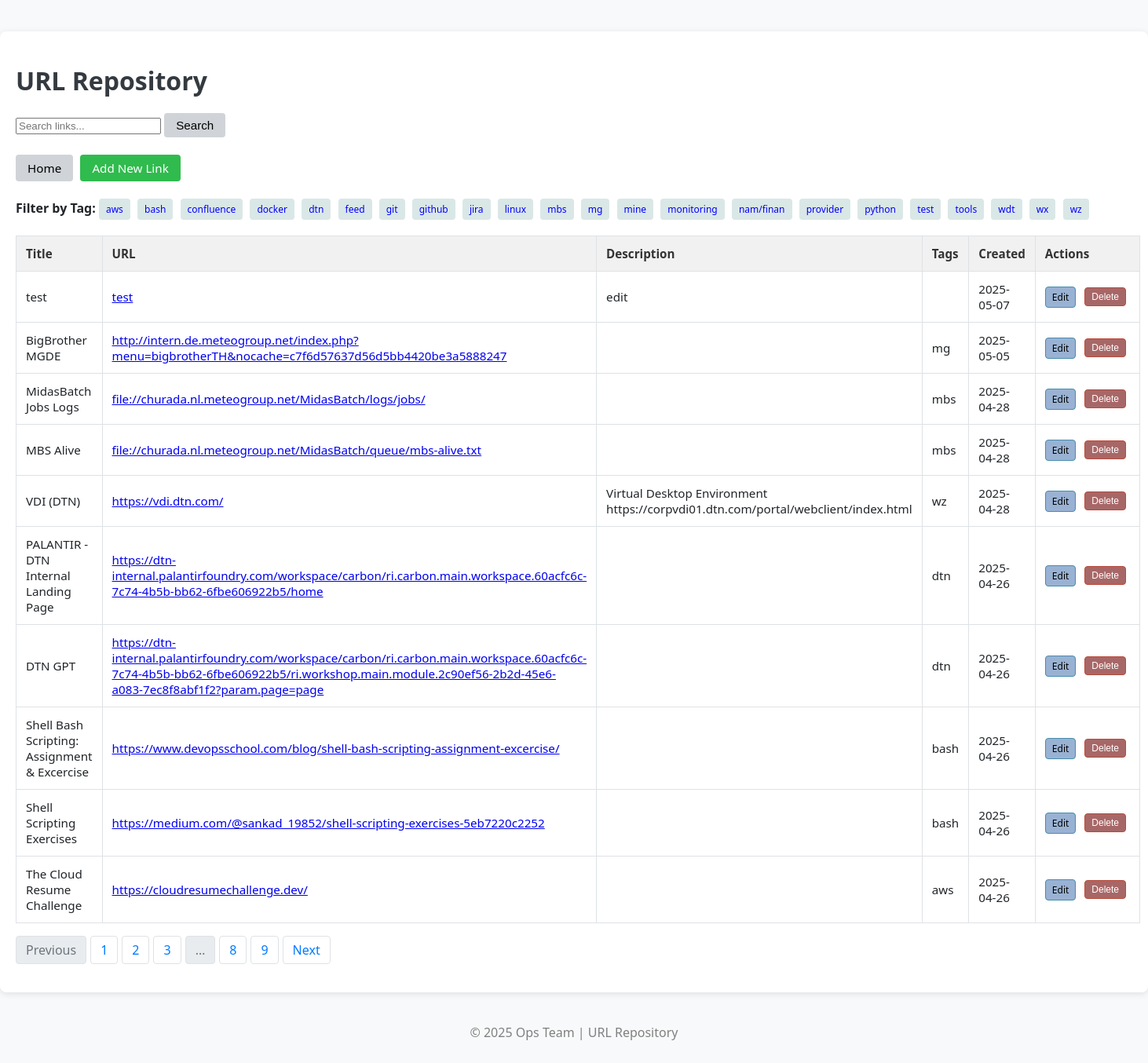
The page / on the database its author committed.
### models.py (models this page shows)
class Link(db.Model):
    id = db.Column(db.Integer, primary_key=True)
    title = db.Column(db.String(120), nullable=False)
    url = db.Column(db.String(500), nullable=False)
    description = db.Column(db.Text, nullable=True)
    tags = db.Column(db.String(250), nullable=True)
    created_at = db.Column(db.DateTime, default=datetime.utcnow)

### app.py (the view)
@app.route('/')
def home():
    search_query = request.args.get('search')
    tag_filter = request.args.get('tag')
    page = request.args.get('page', 1, type=int)
    query = Link.query
    if search_query:
        query = query.filter(
            (Link.title.ilike(f'%{search_query}%')) |
            (Link.description.ilike(f'%{search_query}%')) |
            (Link.tags.ilike(f'%{search_query}%'))
        )
    if tag_filter:
        query = query.filter(Link.tags.ilike(f'%{tag_filter}%'))
    links = query.order_by(Link.created_at.desc()).paginate(page=page, per_page=10)  # Paginate here
    all_tags = get_all_tags()
    return render_template('home.html', links=links, search_query=search_query, tag_filter=tag_filter, all_tags=all_tags)

### app.py (called while the page is built)
def get_all_tags():
    tags = []
    all_links = Link.query.all()
    for link in all_links:
        if link.tags:
            tags.extend([t.strip() for t in link.tags.split(',')])
    return sorted(set(tags))  # Remove duplicates and sort

### templates/home.html (shortened to what this page needs)
<!DOCTYPE html>
<html lang="en">
<head>
    <link rel="stylesheet" href="{{ url_for('static', filename='style.css') }}">
</head>
<body class="p-4">
    <div class="container">
        <h1 class="mb-4">URL Repository</h1>
        <form method="GET" action="{{ url_for('home') }}" class="mb-4">
            <div class="input-group">
                <input type="text" name="search" class="form-control" placeholder="Search links..." value="{{ search_query or '' }}">
                <button class="btn btn-primary" type="submit">Search</button>
            </div>
        </form>
	<br>
        <a href="{{ url_for('home') }}" class="btn btn-primary mb-3">Home</a>
        <a href="{{ url_for('add_link') }}" class="btn btn-success mt-4">Add New Link</a>
	<br>
	<br>
{% if all_tags %}
<div class="mb-3">
    <strong>Filter by Tag:</strong>
    {% for tag in all_tags %}
        <a href="{{ url_for('home', tag=tag) }}" class="btn btn-outline-secondary btn-sm">{{ tag }}</a>
    {% endfor %}
</div>
{% endif %}
        {% if links.items %}
        <table class="table table-bordered table-hover">
            <thead class="table-light">
                <tr>
                    <th>Title</th>
                    <th>URL</th>
                    <th>Description</th>
                    <th>Tags</th>
                    <th>Created</th>
                    <th>Actions</th>
                </tr>
            </thead>
            <tbody>
                {% for link in links.items %}
                <tr>
                    <td>{{ link.title }}</td>
                    <td><a href="{{ link.url }}" target="_blank">{{ link.url }}</a></td>
                    <td>{{ link.description }}</td>
                    <td>{{ link.tags }}</td>
                    <td>{{ link.created_at.strftime('%Y-%m-%d') }}</td>
		    <td>
		    <div class="action-buttons">
                    <a href="{{ url_for('edit_link', id=link.id) }}" class="btn btn-sm btn-warning">Edit</a>
                        <form action="{{ url_for('delete_link', id=link.id) }}" method="POST" style="display:inline-block;">
                            <button type="submit" class="btn btn-sm btn-danger" onclick="return confirm('Are you sure you want to delete this link?');">Delete</button>
                        </form>
		    </div>
		    </td>
                </tr>
                {% endfor %}
            </tbody>
        </table>
        <nav aria-label="Page navigation">
            <ul class="pagination">
                {% if links.has_prev %}
                    <li class="page-item">
                        <a class="page-link" href="{{ url_for('home', page=links.prev_num) }}{% if search_query %}&search={{ search_query }}{% endif %}{% if tag_filter %}&tag={{ tag_filter }}{% endif %}">Previous</a>
                    </li>
                {% else %}
                    <li class="page-item disabled">
                        <span class="page-link">Previous</span>
                    </li>
                {% endif %}
                {% for page_num in links.iter_pages(left_edge=2, right_edge=2, left_current=2, right_current=2) %}
                    {% if page_num %}
                        {% if page_num == links.page %}
                            <li class="page-item active">
                                <span class="page-link">{{ page_num }}</span>
                            </li>
                        {% else %}
                            <li class="page-item">
                                <a class="page-link" href="{{ url_for('home', page=page_num) }}{% if search_query %}&search={{ search_query }}{% endif %}{% if tag_filter %}&tag={{ tag_filter }}{% endif %}">{{ page_num }}</a>
                            </li>
                        {% endif %}
                    {% else %}
                        <li class="page-item disabled"><span class="page-link">…</span></li>
                    {% endif %}
                {% endfor %}
                {% if links.has_next %}
                    <li class="page-item">
                        <a class="page-link" href="{{ url_for('home', page=links.next_num) }}{% if search_query %}&search={{ search_query }}{% endif %}{% if tag_filter %}&tag={{ tag_filter }}{% endif %}">Next</a>
                    </li>
                {% else %}
                    <li class="page-item disabled">
                        <span class="page-link">Next</span>
                    </li>
                {% endif %}
            </ul>
        </nav>
        {% else %}
            <div class="alert alert-info" role="alert">
                No links found.
            </div>
        {% endif %}
    </div>
    <footer>
        <p>&copy; 2025 Ops Team | URL Repository</p>
    </footer>
</body>
</html>

### static/style.css (style rules this page uses)
body { background-color: #f8f9fa; color: #212529; font-family: 'Segoe UI', Tahoma, Geneva, Verdana, sans-serif; margin: 0; padding: 0; }
.container { max-width: 1600px; margin: 40px auto; padding: 20px; background-color: #ffffff; border-radius: 8px; box-shadow: 0 2px 8px rgba(0, 0, 0, 0.1); }
h1 { font-size: 2rem; color: #343a40; margin-bottom: 20px; }
.btn { display: inline-block; padding: 6px 14px; border-radius: 4px; text-decoration: none; font-size: 0.95rem; transition: background-color 0.2s ease; border: 1px solid transparent; margin-right: 5px; }
.btn-success { background-color: #30bb4e; color: white; }
.btn-primary { background-color: #d0d4d8; color: rgb(0, 0, 0); }
.table { width: 100%; border-collapse: collapse; margin-top: 20px; font-size: 0.95rem; border: 1px solid #dee2e6; }
.table th, .table td { padding: 12px; border: 1px solid #dee2e6; text-align: left; }
.table th { background-color: #f1f1f1; color: #333; }
.pagination { list-style: none; display: flex; gap: 5px; padding-left: 0; }
.pagination .page-item { display: inline; }
.pagination .page-link { display: inline-block; padding: 6px 12px; background-color: white; color: #007bff; border: 1px solid #dee2e6; border-radius: 4px; text-decoration: none; }
.pagination .page-item.disabled .page-link { color: #6c757d; background-color: #e9ecef; border-color: #dee2e6; }
.action-buttons { display: flex; gap: 6px; align-items: center; }
.btn-sm { padding: 4px 8px; font-size: 12px; border: 1px solid transparent; border-radius: 4px; text-decoration: none; cursor: pointer; }
.btn-warning { background-color: #99b2d3; color: #000; border-color: #478cae; }
.btn-danger { background-color: #a86767; color: #fff; border-color: #b94a3b; }
footer { text-align: center; // padding: 1px; // background-color: #828a92; color: gray; // max-width: 1600px; margin: 40px auto; // border-radius: 4px; }
.btn-outline-secondary { background-color: #dae7e7; color: blue; }

### rows shown on the page
Link: tags "aws"
Link: tags "bash"
Link: tags "confluence"
Link: tags "docker"
Link: tags "dtn"
Link: tags "feed"
Link: tags "git"
Link: tags "github"
Link: tags "jira"
Link: tags "linux"
Link: tags "mbs", title "MBS Alive", url "file://churada.nl.meteogroup.net/MidasBatch/queue/mbs-alive.txt", created_at "2025-04-28"
Link: tags "mine"
Link: tags "monitoring"
Link: tags "nam/finan"
Link: tags "provider"
Link: tags "python"
Link: tags "test"
Link: tags "tools"
Link: tags "wz"
Link: title "test", url "test", description "edit", created_at "2025-05-07"
Link: title "BigBrother MGDE", url "http://intern.de.meteogroup.net/index.php?menu=bigbrotherTH&nocache=c7f6d57637d56d5bb4420be3a5888247", tags "mg", created_at "2025-05-05"
Link: title "MidasBatch Jobs Logs", url "file://churada.nl.meteogroup.net/MidasBatch/logs/jobs/", tags "mbs", created_at "2025-04-28"
Link: title "VDI (DTN)", url "https://vdi.dtn.com/", description "Virtual Desktop Environment https://corpvdi01.dtn.com/portal/webclient/index.html", tags "wz", created_at "2025-04-28"
Link: title "PALANTIR - DTN Internal Landing Page", url "https://dtn-internal.palantirfoundry.com/workspace/carbon/ri.carbon.main.workspace.60acfc6c-7c74-4b5b-bb62-6fbe606922b5/home", tags "dtn", created_at "2025-04-26"
Link: title "DTN GPT", url "https://dtn-internal.palantirfoundry.com/workspace/carbon/ri.carbon.main.workspace.60acfc6c-7c74-4b5b-bb62-6fbe606922b5/ri.workshop.main.module.2c90ef56-2b2d-45e6-a083-7ec8f8abf1f2?param.page=page", tags "dtn", created_at "2025-04-26"
Link: title "Shell Bash Scripting: Assignment & Excercise", url "https://www.devopsschool.com/blog/shell-bash-scripting-assignment-excercise/", tags "bash", created_at "2025-04-26"
Link: title "Shell Scripting Exercises", url "https://medium.com/@sankad_19852/shell-scripting-exercises-5eb7220c2252", tags "bash", created_at "2025-04-26"
Link: title "The Cloud Resume Challenge", url "https://cloudresumechallenge.dev/", tags "aws", created_at "2025-04-26"

### other values the page prints
{{ tag }} "mg" "wdt" "wx"
{{ page_num }} "1"
{{ page_num }} "2" "3" "8" "9"
